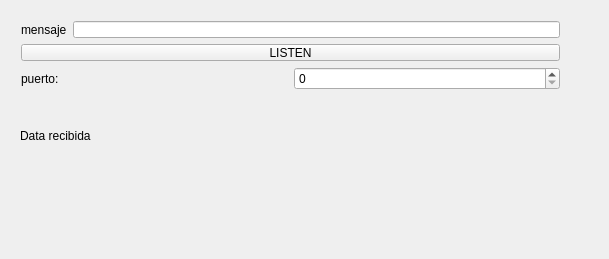
<?xml version="1.0" encoding="UTF-8"?>
<ui version="4.0">
 <class>Widget</class>
 <widget class="QWidget" name="Widget">
  <property name="geometry">
   <rect>
    <x>0</x>
    <y>0</y>
    <width>609</width>
    <height>259</height>
   </rect>
  </property>
  <property name="windowTitle">
   <string>Widget</string>
  </property>
  <widget class="QWidget" name="layoutWidget">
   <property name="geometry">
    <rect>
     <x>10</x>
     <y>10</y>
     <width>561</width>
     <height>91</height>
    </rect>
   </property>
   <layout class="QVBoxLayout" name="verticalLayout_2">
    <item>
     <layout class="QVBoxLayout" name="verticalLayout">
      <item>
       <layout class="QHBoxLayout" name="horizontalLayout_2">
        <item>
         <widget class="QLabel" name="label">
          <property name="text">
           <string>mensaje</string>
          </property>
         </widget>
        </item>
        <item>
         <widget class="QLineEdit" name="msj"/>
        </item>
       </layout>
      </item>
      <item>
       <layout class="QHBoxLayout" name="horizontalLayout">
        <item>
         <widget class="QPushButton" name="iniciar">
          <property name="text">
           <string>LISTEN</string>
          </property>
         </widget>
        </item>
       </layout>
      </item>
     </layout>
    </item>
    <item>
     <layout class="QHBoxLayout" name="horizontalLayout_3">
      <item>
       <widget class="QLabel" name="label_2">
        <property name="text">
         <string>puerto:</string>
        </property>
       </widget>
      </item>
      <item>
       <widget class="QSpinBox" name="puerto">
        <property name="maximum">
         <number>65000</number>
        </property>
       </widget>
      </item>
     </layout>
    </item>
   </layout>
  </widget>
  <widget class="QLabel" name="label_3">
   <property name="geometry">
    <rect>
     <x>20</x>
     <y>120</y>
     <width>71</width>
     <height>31</height>
    </rect>
   </property>
   <property name="text">
    <string>Data recibida:</string>
   </property>
  </widget>
  <widget class="QLabel" name="recep">
   <property name="geometry">
    <rect>
     <x>120</x>
     <y>120</y>
     <width>471</width>
     <height>121</height>
    </rect>
   </property>
   <property name="text">
    <string/>
   </property>
  </widget>
 </widget>
 <layoutdefault spacing="6" margin="11"/>
 <resources/>
 <connections/>
</ui>
